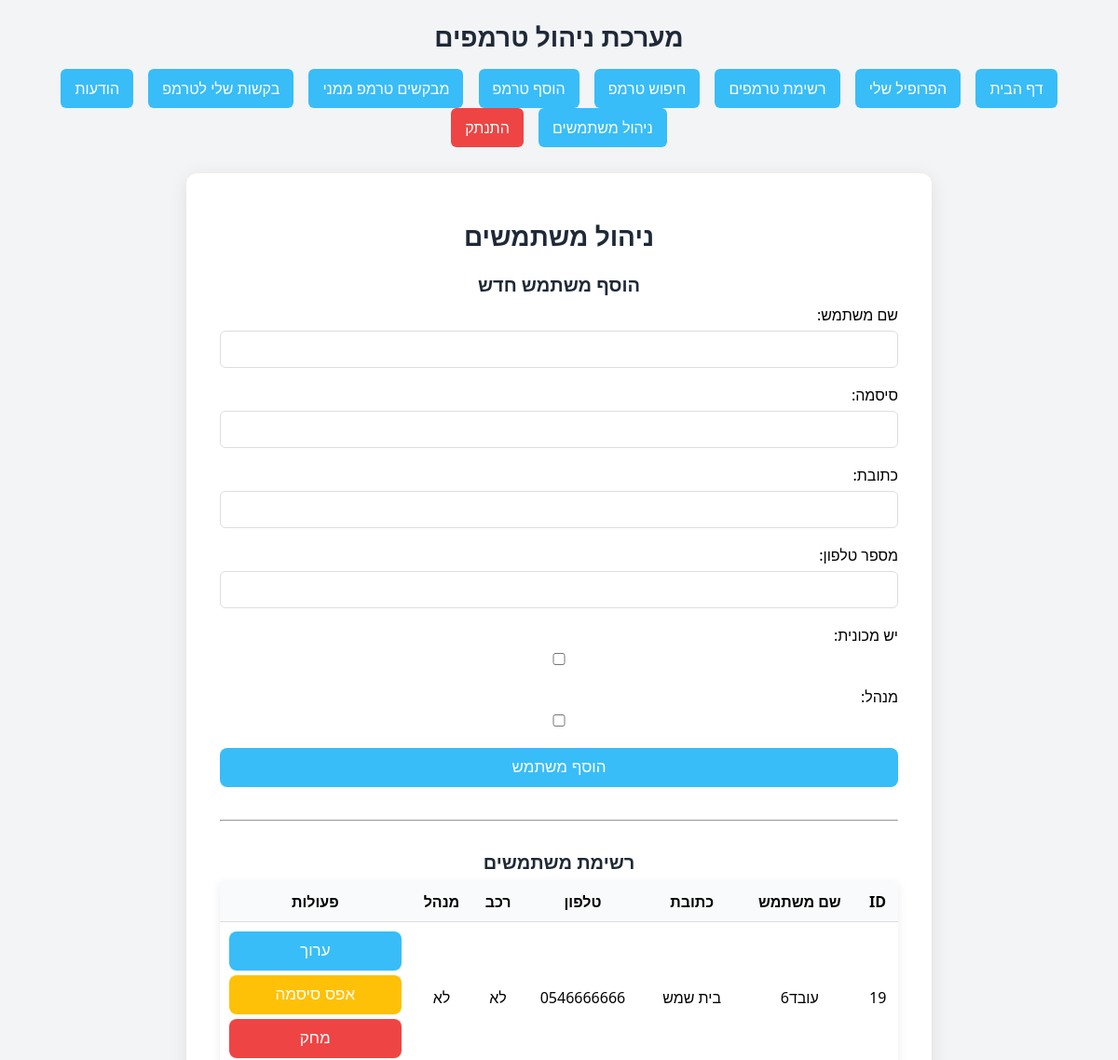
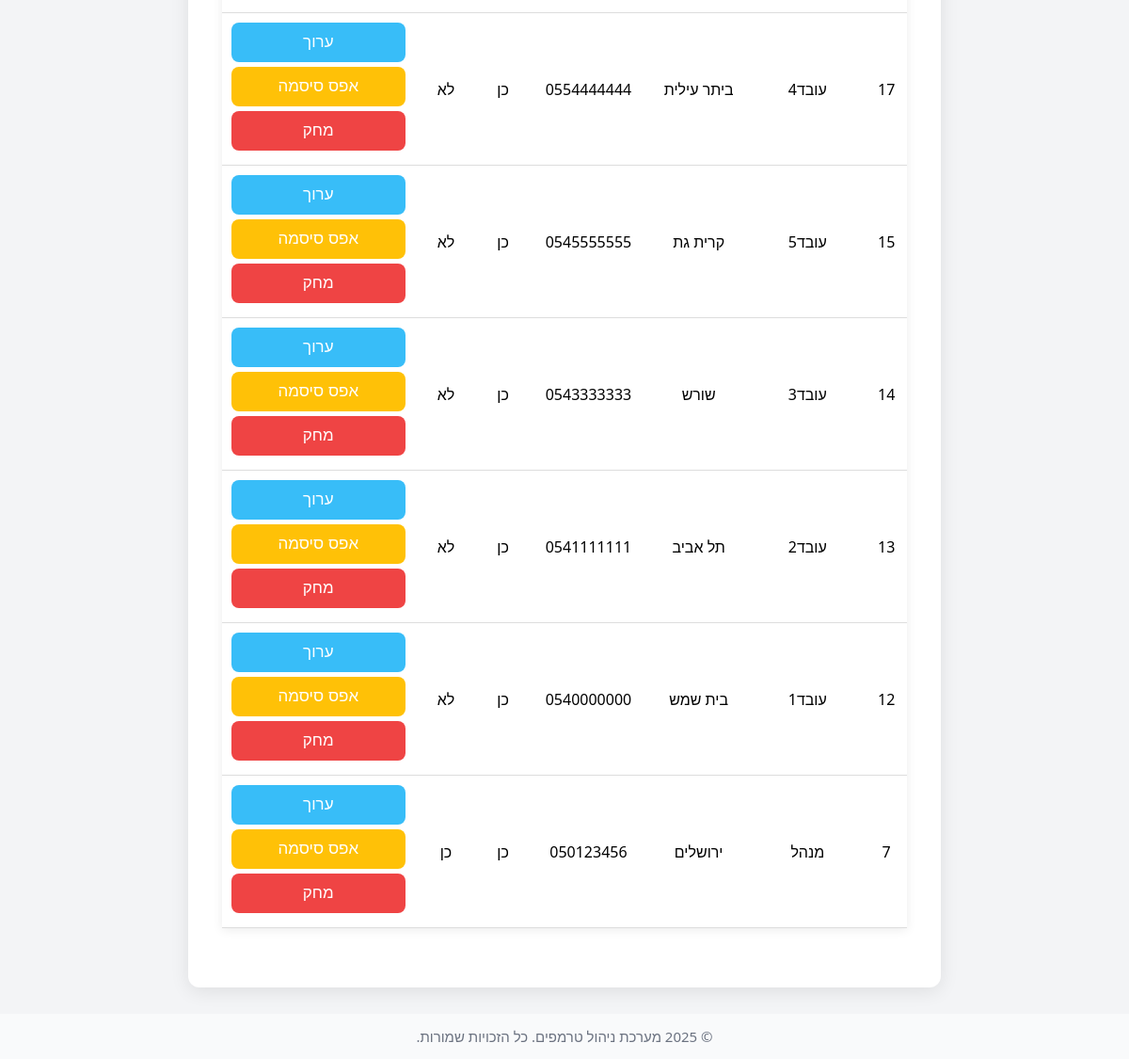
Screenshot of /manage_users.php (signed in) with the database file from the repository (2 pictures, top to bottom).
### tables this page shows
CREATE TABLE `employees` (
  `employee_id` int(11) NOT NULL,
  `employee_name` varchar(50) NOT NULL,
  `address` varchar(100) NOT NULL,
  `phone_number` varchar(15) NOT NULL,
  `has_car` tinyint(1) NOT NULL,
  `is_manager` tinyint(1) NOT NULL DEFAULT 0,
  `password` varchar(50) NOT NULL
);

### manage_users.php (the view, shortened to what this page needs)
<?php
require 'config.php';
$users_result = $conn->query("SELECT * FROM employees ORDER BY employee_id DESC");
?>
<!DOCTYPE html>
<html dir="rtl" lang="he">
<head>
    <link rel="stylesheet" href="style.css">
</head>
<body>
    <?php include 'header.php'; ?>
    <div class="container">
        <h1>ניהול משתמשים</h1>
        <form method="POST" action="manage_users.php">
            <h2>הוסף משתמש חדש</h2>
            <div class="form-group">
                <label>שם משתמש:</label>
                <input type="text" name="username" maxlength="50" required value="<?php echo isset($_POST['username']) ? $_POST['username'] : ''; ?>">
            </div>
            <div class="form-group">
                <label>סיסמה:</label>
                <input type="password" name="password" required>
            </div>
            <div class="form-group">
                <label>כתובת:</label>
                <input type="text" name="address" maxlength="100" required value="<?php echo isset($_POST['address']) ? $_POST['address'] : ''; ?>">
            </div>
            <div class="form-group">
                <label>מספר טלפון:</label>
                <input type="text" name="phone_number" required pattern="[0-9]{9,10}" title="מספר טלפון חייב להכיל 9 או 10 ספרות" value="<?php echo isset($_POST['phone_number']) ? $_POST['phone_number'] : ''; ?>">
            </div>
            <div class="form-group">
                <label>יש מכונית:</label>
                <input type="checkbox" name="has_car" <?php echo (isset($_POST['has_car'])) ? 'checked' : ''; ?>">
            </div>
            <div class="form-group">
                <label>מנהל:</label>
                <input type="checkbox" name="is_manager" <?php echo (isset($_POST['is_manager'])) ? 'checked' : ''; ?>">
            </div>
            <button type="submit" name="add_user" class="btn-primary">הוסף משתמש</button>
        </form>
        <hr style="margin: 30px 0;">
        <h2>רשימת משתמשים</h2>
        <?php if ($users_result->num_rows > 0): ?>
            <table class="table">
                <thead>
                    <tr>
                        <th>ID</th>
                        <th>שם משתמש</th>
                        <th>כתובת</th>
                        <th>טלפון</th>
                        <th>רכב</th>
                        <th>מנהל</th>
                        <th>פעולות</th>
                    </tr>
                </thead>
                <tbody>
                <?php while ($user = $users_result->fetch_assoc()) { ?>
                    <tr>
                        <td><?php echo $user['employee_id']; ?></td>
                        <td><?php echo $user['employee_name']; ?></td>
                        <td><?php echo $user['address']; ?></td>
                        <td><?php echo $user['phone_number']; ?></td>
                        <td><?php echo $user['has_car'] ? 'כן' : 'לא'; ?></td>
                        <td><?php echo $user['is_manager'] ? 'כן' : 'לא'; ?></td>
                        <td>
                            <form method="POST" action="edit_user.php" style="display:inline;">
                                <button type="submit" class="btn-primary">ערוך</button>
                            </form>
                            <form method="POST" action="reset_password.php" style="display:inline;">
                                <button type="submit" class="btn-reset-pw" onclick="return confirm('האם לאפס סיסמה למשתמש <?php echo addslashes($user['employee_name']); ?>? הסיסמה החדשה תצטרך להיקבע במסך הבא.');">אפס סיסמה</button>
                            </form>
                            <?php if ($_SESSION['employee_id'] != $user['employee_id']): ?>
                                <form method="POST" action="delete_user.php" style="display:inline;" onsubmit="return confirm('האם אתה בטוח שברצונך למחוק את המשתמש <?php echo addslashes($user['employee_name']); ?>? פעולה זו תשפיע גם על נתונים קשורים ולא ניתנת לביטול!');">
                                    <button type="submit" class="btn-danger">מחק</button>
                                </form>
                            <?php else: ?>
                                <button class="btn-danger" disabled title="לא ניתן למחוק את עצמך">מחק</button>
                            <?php endif; ?>
                        </td>
                    </tr>
                <?php } ?>
                </tbody>
            </table>
        <?php else: ?>
            <p>לא נמצאו משתמשים במערכת.</p>
        <?php endif; ?>
    </div>
    <?php include 'footer.php'; ?>
</body>
</html>

### header.php (shortened to what this page needs)
<header>
    <div class="header-content">
        <h1>מערכת ניהול טרמפים</h1>
        <?php if (isset($_SESSION['employee_id'])): ?>
            <nav>
                <a href="dashboard.php">דף הבית</a>
                <a href="profile.php">הפרופיל שלי</a>
                <a href="rides.php">רשימת טרמפים</a>
                <a href="search_ride.php">חיפוש טרמפ</a>
                <a href="add_ride.php">הוסף טרמפ</a>
                <a href="requests_from_me.php">מבקשים טרמפ ממני</a>
                <a href="my_requests.php">בקשות שלי לטרמפ</a>
                <a href="messages.php">הודעות</a>
                <?php if (!empty($_SESSION['is_manager'])): ?>
                    <a href="manage_users.php">ניהול משתמשים</a>
                <?php endif; ?>
                <a href="logout.php" class="logout-btn">התנתק</a>
            </nav>
        <?php endif; ?>
    </div>
</header>

### footer.php
<footer>
    <div class="footer-content">
        <p>&copy; <?php echo date('Y'); ?> מערכת ניהול טרמפים. כל הזכויות שמורות.</p>
    </div>
</footer>

### style.css (style rules this page uses)
* { box-sizing: border-box; margin: 0; padding: 0; }
body { font-family: 'Segoe UI', sans-serif; background: #f3f4f6; min-height: 100vh; }
.container { max-width: 800px; margin: 20px auto; padding: 48px 36px; background: #fff; border-radius: 12px; box-shadow: 0 4px 20px rgba(0, 0, 0, 0.09); }
h1, h2 { color: #1f2937; text-align: center; }
h1 { font-size: 28px; margin-bottom: 16px; }
h2 { font-size: 20px; margin: 20px 0 8px 0; }
.header-content { padding: 20px 0 8px 0; text-align: center; }
nav a { display: inline-block; margin: 0 6px; padding: 10px 15px; background: #38bdf8; color: #fff; text-decoration: none; border-radius: 6px; transition: background 0.2s; }
nav .logout-btn { background: #ef4444; }
.form-group { margin-bottom: 18px; }
.form-group label { font-weight: 500; display: block; margin-bottom: 4px; }
input, select, textarea { width: 100%; padding: 10px; border: 1px solid #ddd; border-radius: 6px; margin-top: 2px; font-size: 16px; outline: none; transition: border-color 0.2s; }
.btn-primary, .btn-danger, .btn-reset-pw { color: #fff; padding: 11px 0; border-radius: 8px; width: 100%; border: none; font-size: 17px; margin-bottom: 5px; cursor: pointer; transition: background 0.2s; }
.btn-primary { background: #38bdf8; }
.btn-danger { background: #ef4444; }
.btn-reset-pw { background: #FFC107; }
.table { width: 100%; border-collapse: collapse; margin-bottom: 15px; box-shadow: 0 2px 10px rgba(0, 0, 0, 0.08); }
.table th, .table td { padding: 10px; text-align: center; border-bottom: 1px solid #ddd; font-size: 16px; }
.table thead { background: #f9fafb; }
.footer-content { margin-top: 28px; padding: 14px 0; background: #f9fafb; text-align: center; color: #6b7280; font-size: 15px; }

### rows the page displays
employees: employee_id "19", employee_name "עובד6", address "בית שמש", phone_number "0546666666", has_car "לא", is_manager "לא"
employees: employee_id "17", employee_name "עובד4", address "ביתר עילית", phone_number "0554444444", has_car "כן", is_manager "לא"
employees: employee_id "15", employee_name "עובד5", address "קרית גת", phone_number "0545555555", has_car "כן", is_manager "לא"
employees: employee_id "14", employee_name "עובד3", address "שורש", phone_number "0543333333", has_car "כן", is_manager "לא"
employees: employee_id "13", employee_name "עובד2", address "תל אביב", phone_number "0541111111", has_car "כן", is_manager "לא"
employees: employee_id "12", employee_name "עובד1", address "בית שמש", phone_number "0540000000", has_car "כן", is_manager "לא"
employees: employee_id "7", employee_name "מנהל", address "ירושלים", phone_number "050123456", has_car "כן", is_manager "כן", shows "מחק"
